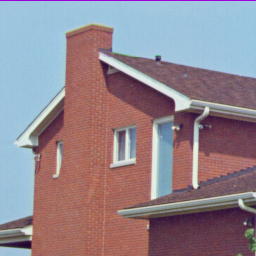
#> input picture images/house.tiff, 256 x 256 px
$ python main.py
#> lines starting #> are read from the running program, lines starting #| are printed output that depends on the picture
### convert_color.py
# Y_d=0.257*R+0.504*G+0.098*B+16;
# C_b=-0.148*R-0.291*G+0.439*B+128;
# C_r=0.439*R-0.368*G-0.071*B+128;


def rgb_2_ycrcb(pixel):
    Y = (0.257 * pixel[0]) + (0.504 * pixel[1]) + (0.098 * pixel[2]) + 16
    Cb = -(0.148 * pixel[0]) - (0.291 * pixel[1]) + (0.439 * pixel[2]) + 128
    Cr = (0.439 * pixel[0]) - (0.368 * pixel[1]) - (0.071 * pixel[2]) + 128
    return [Y, Cb, Cr]


# [5 lines left out: function ycrcb_2_rgb, not called in this run]

### dct_funcs.py
import scipy.fftpack as sp
import numpy as np


def dct2(mat):
    return sp.dct(sp.dct(mat, axis=0, norm='ortho'), axis=1, norm='ortho')


def idct2(mat):
    return sp.idct(sp.idct(mat, axis=0, norm='ortho'), axis=1, norm='ortho')


def sudo_blockproc(image, func, block_size=(8, 8)):
    if not callable(func):
        raise Exception("func must be a function")
    [height, width, *__] = image.shape
    empty = np.zeros((height, width))
    for i in np.r_[:height:block_size[0]]:
        for j in np.r_[:width:block_size[1]]:
            empty[i:i+8, j:j+8] = func(image[i:i+8, j:j+8])
    return empty

### zig_zag.py
def zig_zag(image):
    [height, width] = image.shape
    intermediate_map = [[] for i in range(height * width + 1)]
    arr = []

    for i in range(height):
        for j in range(width):
            s = i + j
            if s % 2 is 0:
                intermediate_map[s].insert(0, image[i, j])
                continue
            intermediate_map[s].append(image[i, j])

    for i in intermediate_map:
        for j in i:
            arr.append(j)
    return arr


# TODO: implement unzig_zag function
def unzig_zag(arr):
    raise NotImplementedError()

### main.py
# References: https://tinyurl.com/w5h43l4
from convert_color import rgb_2_ycrcb, ycrcb_2_rgb
import cv2 as cv
import numpy as np
from PIL import Image
import os
import scipy as sp
from dct_funcs import dct2, idct2, sudo_blockproc
from zig_zag import zig_zag
from math import ceil, log, floor
from huffman_tables import Y_AC_Table, Y_DC_Table
from statistics import mean

SCRIPT_DIR = os.getcwd()
IMAGE_FOLDER = os.path.join(SCRIPT_DIR, "images")

Q_MATRIX = (
    (16, 11, 10, 16, 24, 40, 51, 61),
    (12, 12, 14, 19, 26, 58, 60, 55),
    (14, 13, 16, 24, 40, 57, 69, 56),
    (14, 17, 22, 29, 51, 87, 80, 62),
    (18, 22, 37, 56, 68, 109, 103, 77),
    (24, 35, 55, 64, 81, 104, 113, 92),
    (49, 64, 78, 87, 103, 121, 120, 101),
    (72, 92, 95, 98, 112, 100, 103, 99),
)

Q_FACTOR = 1

# Open image using PIL
image = Image.open(os.path.join(IMAGE_FOLDER, "house.tiff"))
#> image is the input picture: PIL image 256x256 RGB; mean R, G, B 146.6, 133, 142
# Conver PIL image to cv2
image = np.array(image)
[image_height, image_width, *__] = image.shape
#> image_height = 256; image_width = 256


[height, width, *__] = image.shape
#> height = 256; width = 256
for i in range(height):
    for j in range(width):
        image[i, j, 0:] = rgb_2_ycrcb(image[i, j, 0:])
#> this loop made 256 passes
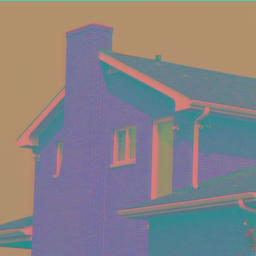
#> image: shape (256, 256, 3); mean R, G, B 134.1, 129.5, 132.8

image_Y = image[:, :, 0].copy()

image_Cr = image[:, :, 1].copy()

image_Cb = image[:, :, 2].copy()

# Perform blockwise dct
image_Y_dct = sudo_blockproc(image_Y, dct2)
image_Cr_dct = sudo_blockproc(image_Cr, dct2)
image_Cb_dct = sudo_blockproc(image_Cb, dct2)

# Quantize dct values


def quantize(q_mat, q_factor=1):
    def _helper_(mat):
        return np.round(mat // q_mat) * q_factor
    return _helper_


image_Y_dct = sudo_blockproc(image_Y_dct, quantize(Q_MATRIX, Q_FACTOR))
image_Cr_dct = sudo_blockproc(image_Cr_dct, quantize(Q_MATRIX, Q_FACTOR))
image_Cb_dct = sudo_blockproc(image_Cb_dct, quantize(Q_MATRIX, Q_FACTOR))
#> after the loop in sudo_blockproc (call 6), `for i in np.r_[:height:block_size[0]]:`:
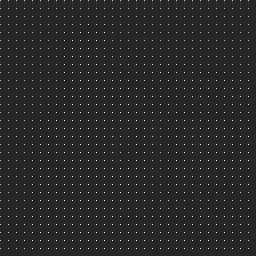
#> empty: shape (256, 256) float64; min -15, max 79, mean 0.5; drawn with min black and max white

# Turn in to 1-D array for huffman coding


def sub_zz(mat):
    zz = []
    height = len(mat)
    width = len(mat)
    for i in range(0, height, 8):
        if i + 8 > height:
            break
        for j in range(0, width, 8):
            if j + 8 > width:
                break
            zz.extend(zig_zag(mat[i:i+8, j:j+8]))
    return np.array(zz)


image_Y_dct_zz = sub_zz(image_Y_dct)
image_Cr_dct_zz = sub_zz(image_Cr_dct)
image_Cb_dct_zz = sub_zz(image_Cb_dct)

# Do Huffman Coding for DC
Y_DC = image_Y_dct_zz[::64]
CrCb_DC = image_Cr_dct_zz[::64] + image_Cb_dct_zz[::64]


def calculate_uncompressed(scan):
    total = 0
    for i in scan:
        if i < 0.1:
            total += 1
            continue
        total += ceil(log(i, 2))
#> this loop made 1024 passes
#> i on passes 1 to 3: 82, 82, 82
    return total


def calculate_dc_values(scan):
    """Go through all the DC values and calculate the difference in each and
    how many bits that would take to represent
    """
    last = 0
    total = 0
    for i in scan:
        # Find the difference between the last and current DC value
        diff = abs(last - i)
        last = i
        if diff < 0.1:
            continue
        # Add the amount of bits needed to represent difference to total
        category = ceil(log(diff, 2))
        # Use the DC table with the category value to get the compressed
        # huffman code length
        total += Y_DC_Table[category]
    return total


uncompressed_DC = calculate_uncompressed(Y_DC)
compressed_DC = calculate_dc_values(Y_DC)

uncompressed_DC += calculate_uncompressed(CrCb_DC)
#> the loop in calculate_uncompressed (call 2), `for i in scan:` made 1024 passes
#> i on passes 1 to 3: 133, 133, 133
compressed_DC += calculate_dc_values(CrCb_DC)
#> the loop in calculate_dc_values (call 2), `for i in scan:` made 1024 passes

# print(f"DC: Compressed: {compressed_DC}\nUncompressed: {uncompressed_DC}")

# Do Huffman Coding for AC


def break_into_AC(scan):
    AC_values = []
    for index, i in enumerate(scan):
        if index % 64 == 0:
            continue
        AC_values.append(i)
#> this loop made 65536 passes
#> i on passes 1 to 3: 82, 0, -12
    return AC_values


Y_AC = break_into_AC(image_Y_dct_zz)
CrCb_AC = break_into_AC(image_Cr_dct_zz) + break_into_AC(image_Cb_dct_zz)
#> the loop in break_into_AC (call 2), `for index, i in enumerate(scan):` made 65536 passes
#> i on passes 1 to 3: 75, -1, 6


def calculate_ac_values(scan):
    zero_count = 0
    total = 0
    EOB = False
    for i in scan:
        # if end of block then just skip all zeroes
        if EOB and i < 0.1:
            continue
        # if hit more than 9 zeroes then it's an EOB
        if zero_count > 9:
            total += Y_AC_Table["EOB"]
            EOB = True
            zero_count = 0
            continue
        EOB = False
        # if value is 0 then increment zero count
        if i < 0.1:
            zero_count += 1
            continue
        # find the code length for the current expression
        exp = f"{zero_count}|{int(i)}"
        # Means i is greater than 10
        if exp not in Y_AC_Table:
            # thus just encode it without huffman
            total += ceil(log(i, 2))
            zero_count = 0
            continue
        total += Y_AC_Table[exp]
        zero_count = 0
#> this loop made 64512 passes
#> i on passes 2 to 4: -12, -10, -1
    return total


# print(Y_AC)

uncompressed_AC = calculate_uncompressed(Y_AC)
compressed_AC = calculate_ac_values(Y_AC)

uncompressed_AC += calculate_uncompressed(CrCb_AC)
compressed_AC += calculate_ac_values(CrCb_AC)
#> the loop in calculate_ac_values (call 2), `for i in scan:` made 129024 passes
#> i on passes 1 to 3: -1, 6, 5


# print(f"AC: Compressed: {compressed_AC}\nUncompressed: {uncompressed_AC}")

# Run idct on all (8 8) blocks
image_Y_idct = sudo_blockproc(image_Y_dct, idct2)
image_Cr_idct = sudo_blockproc(image_Cr_dct, idct2)
#> after the loop in sudo_blockproc (call 8), `for i in np.r_[:height:block_size[0]]:`:
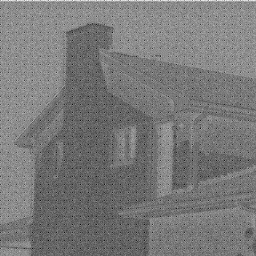
#> empty: shape (256, 256) float64; min 2.33, max 14.3, mean 8.03; drawn with min black and max white
image_Cb_idct = sudo_blockproc(image_Cb_dct, idct2)
#> after the loop in sudo_blockproc (call 9), `for i in np.r_[:height:block_size[0]]:`:
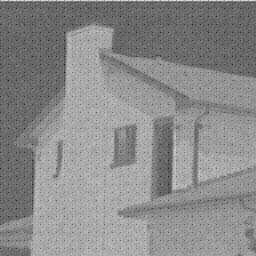
#> empty: shape (256, 256) float64; min 1.82, max 13.6, mean 8.24; drawn with min black and max white

# Converting to displayable format
image_Y_idct = np.array(np.round(image_Y_idct), dtype=np.uint8)
image_Cr_idct = np.array(np.round(image_Cr_idct), dtype=np.uint8)
image_Cb_idct = np.array(np.round(image_Cb_idct), dtype=np.uint8)

# Combine Y Cr Cb
combine_image = np.zeros((image_height, image_width, 3), "uint8")
combine_image[..., 0] = image_Y_idct + 16
combine_image[..., 1] = image_Cr_idct + 128
combine_image[..., 2] = image_Cb_idct + 128
combine_image = np.array(combine_image)

combine_image = cv.cvtColor(combine_image, cv.COLOR_YCR_CB2RGB)
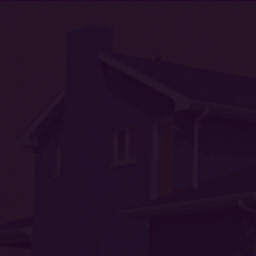
#> combine_image: shape (256, 256, 3); mean R, G, B 35.6, 15.8, 38.9

image = cv.cvtColor(image, cv.COLOR_YCR_CB2RGB)
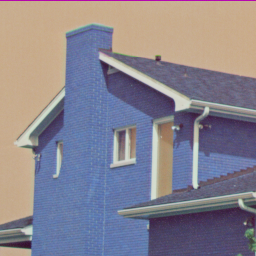
#> image: shape (256, 256, 3); mean R, G, B 136.1, 131.4, 142.7

cv.imshow("Combine Image", cv.resize(combine_image, (256 * 2, 256 * 2)))
cv.imshow("Original Image", cv.resize(image, (256 * 2, 256 * 2)))
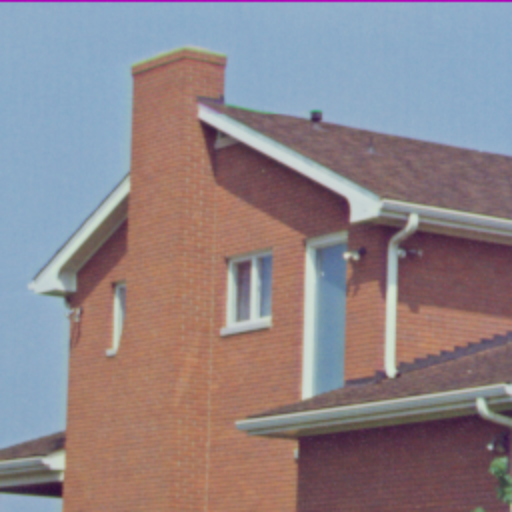
#> window 'Original Image': shape (512, 512, 3); mean B, G, R 136.1, 131.3, 142.6
cv.waitKey(0)

# print(f"Compressed: {compressed_AC + compressed_DC}")
# print(f"Uncompressed: {uncompressed_AC + uncompressed_DC}")

# Calculate SNR


def calculate_snr(og, rec):
    [height, width, colors] = og.shape
    signal = 0
    noise = 0
    total = 0
    for i in range(height):
        for j in range(width):
            signal += (mean(rec[i, j, :]) ^ 2)
            noise += ((mean(og[i, j, :]) - mean(rec[i, j, :])) ^ 2)
            total += signal / noise
            signal = 0
            noise = 0
    return total


# print(f"SNR: {calculate_snr(image, combine_image)}")
